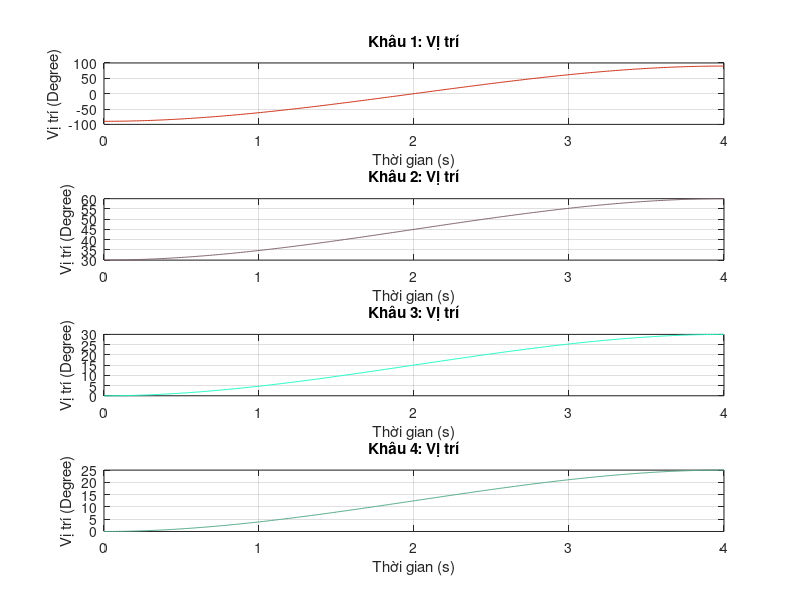
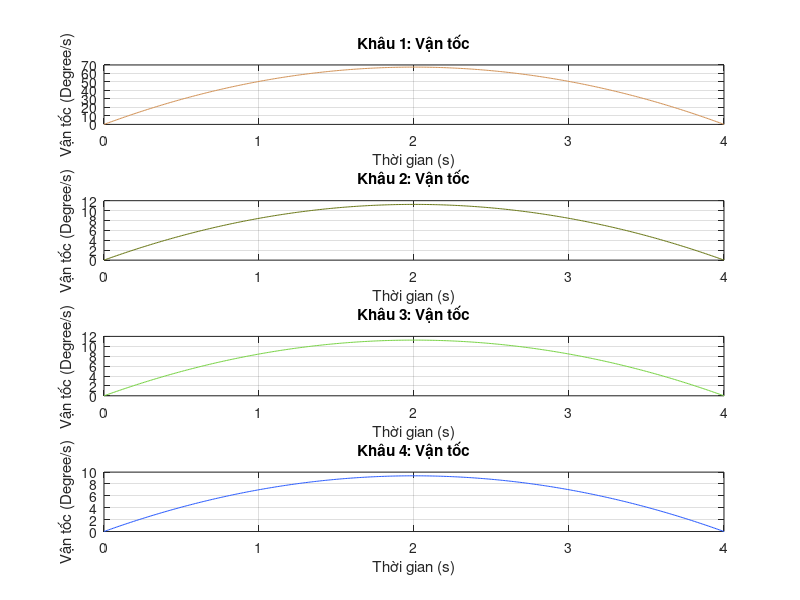
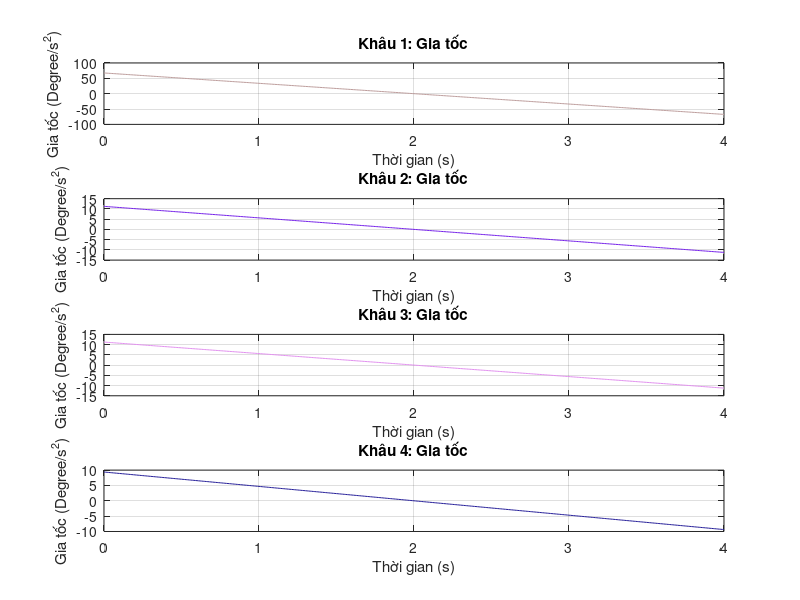

These charts were generated, in order, by the following MATLAB code:
clc
close all
% Các thông số của robot
H = 80;  
D1 = 176 ;
L1 = 91;
L2 = 122;
L3 = 78;
L4 = 79;
% Định nghĩa các thông số của quỹ đạo
theta_0 = [-90, 30, 0, 0]; % Vị trí ban đầu của các joint
theta_f = [90, 60, 30, 25]; % Vị trí cuối của các joint
tf = 4; % Thời gian di chuyển từ q0 đến qf
t = 0:0.01:tf; % Thời điểm
% Tính toán các hệ số cho mỗi joint
a0 = theta_0;
a1 = zeros(1, 4);
a2 = 3 * (theta_f - theta_0) / tf^2;
a3 = -2 * (theta_f - theta_0) / tf^3;
% Tính toán quỹ đạo cho mỗi joint
qt = zeros(length(t), 4);
vt = zeros(length(t), 4);
at = zeros(length(t), 4);
for i = 1:4
    qt(:, i) = a0(i) + a1(i) * t + a2(i) * t.^2 + a3(i) * t.^3;
    vt(:, i) = a1(i) + 2 * a2(i) * t + 3 * a3(i) * t.^2;
    at(:, i) = 2 * a2(i) + 6 * a3(i) * t;
    % Động học thuận
    % Thêm mô hình động học của robot vào đây
    % torques(:, i) = compute_forward_dynamics(H, D1, L1, L2, L3, L4, qt(:, i), vt(:, i), at(:, i), t);
end
% Vẽ đồ thị
figure
for i = 1:4
    % Subplot cho vị trí
    subplot(4, 1, i)
    plot(t, qt(:, i), 'Color', rand(1,3));
    title(['Khâu ' num2str(i) ':' ' Vị trí']);
    xlabel('Thời gian (s)');
    ylabel('Vị trí (Degree)');
    grid on
end
% Tạo figure mới để vẽ các đồ thị còn lại
figure
for i = 1:4
    % Subplot cho vận tốc
    subplot(4, 1, i)
    plot(t, vt(:, i), 'Color', rand(1,3));
    title(['Khâu ' num2str(i) ':' ' Vận tốc']);
    xlabel('Thời gian (s)');
    ylabel('Vận tốc (Degree/s)');
    grid on
end

% Tạo figure mới để vẽ các đồ thị còn lại
figure
for i = 1:4
    % Subplot cho gia tốc
    subplot(4, 1, i)
    plot(t, at(:, i), 'Color', rand(1,3));
    title(['Khâu ' num2str(i) ':' ' Gia tốc']);
    xlabel('Thời gian (s)');
    ylabel('Gia tốc (Degree/s^2)');
    grid on
end
